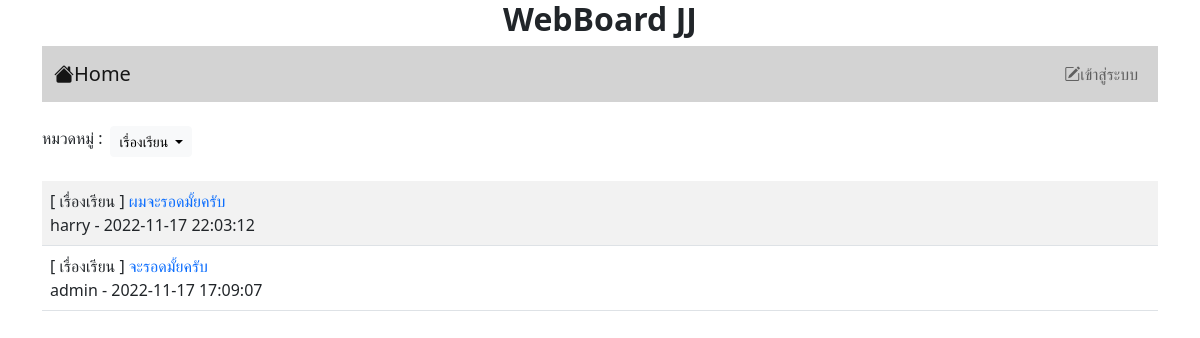
The app's page /index.php?id=2 with its own data.
### tables this page shows
CREATE TABLE `category` (
  `id` int(11) NOT NULL,
  `name` varchar(32) NOT NULL
);

CREATE TABLE `post` (
  `id` int(11) NOT NULL,
  `title` varchar(128) NOT NULL,
  `content` varchar(2048) NOT NULL,
  `post_date` datetime NOT NULL,
  `cat_id` int(11) NOT NULL,
  `user_id` int(11) NOT NULL
);

CREATE TABLE `user` (
  `id` int(11) NOT NULL,
  `login` varchar(32) NOT NULL,
  `password` varchar(64) NOT NULL,
  `name` varchar(64) NOT NULL,
  `gender` char(1) NOT NULL,
  `email` varchar(32) NOT NULL,
  `role` char(1) NOT NULL
);

### index.php (the view, shortened to what this page needs)
<?php
    if(!isset($_GET['id'])){
        header("Location:index.php?id=0");
    }
    else{
        $id= $_GET['id'];
    }
?>
<!DOCTYPE html>
<html lang="en">
<head>
    <link href="https://cdn.jsdelivr.net/npm/bootstrap@5.2.2/dist/css/bootstrap.min.css" rel="stylesheet">
    <link rel="stylesheet" href="https://cdn.jsdelivr.net/npm/bootstrap-icons@1.9.1/font/bootstrap-icons.css">
</head>
<?php
    if(!isset($_SESSION['id'])){
?>
<body>
    <div class="container" >
    <H1 style="font-size: 200%"><center><b> WebBoard JJ </b></center></H1>
    <?php include "nav.php" ?>
    <br>
    <?php
    $conn = new PDO("mysql:host=localhost;dbname=webboard;charset=utf8","root","");
    ?>
    <div class="d-flex">
        <div class="input-group">
            <label>หมวดหมู่ : </label>
            <span class="dropdown ms-2">
            <button class="btn btn-light dropdown-toggle btn-sm "
            type="button" id="button2" data-bs-toggle="dropdown"
            aria-expanded="false">
                <?php
                if($id != 0)
                foreach($conn->query("SELECT name FROM category WHERE id = $id") as $row){
                     echo $row['0'];
                }else{echo '--ทั้งหมด--';}
                ?>
            </button>
            </span>
        </div>
    </div>
    <br>
    <table class="table table-striped">
    <?php
        $conn = new PDO("mysql:host=localhost;dbname=webboard;charset=utf8","root","");
        $conn -> exec("SET CHARACTER SET utf8");
        if($id != 0){
            $data = $conn->query("SELECT p.id,p.title,p.content,p.post_date ,c.name,u.name FROM post p , user u , category c WHERE p.cat_id = c.id AND c.id = $id AND p.user_id = u.id order by p.id DESC;");
        }else{
            $data = $conn->query("SELECT p.id,p.title,p.content,p.post_date ,c.name,u.name FROM post p , user u , category c WHERE p.cat_id = c.id AND p.user_id = u.id order by p.id DESC;");
        }
        if($data !== false){
            while($row = $data->fetch()){
               echo "<tr><td>";
               echo "[ ".$row['4']." ] ";
               echo "<a href=\"post.php?id=".$row['0']."\" style=text-decoration:none>";
               echo $row['1']."</a>";
               echo "<br>";
               echo $row['5']." - " . $row['3'];
               echo "</td></tr>";
            }
        }
    ?>
    </table>
    </div>
</body>
<?php
    }
?>
</html>

### records on screen
category: name "เรื่องเรียน"
post: category.name "เรื่องเรียน", title "ผมจะรอดมั้ยครับ", user.name "harry", post_date "2022-11-17 22:03:12"
post: category.name "เรื่องเรียน", title "จะรอดมั้ยครับ", user.name "admin", post_date "2022-11-17 17:09:07"
